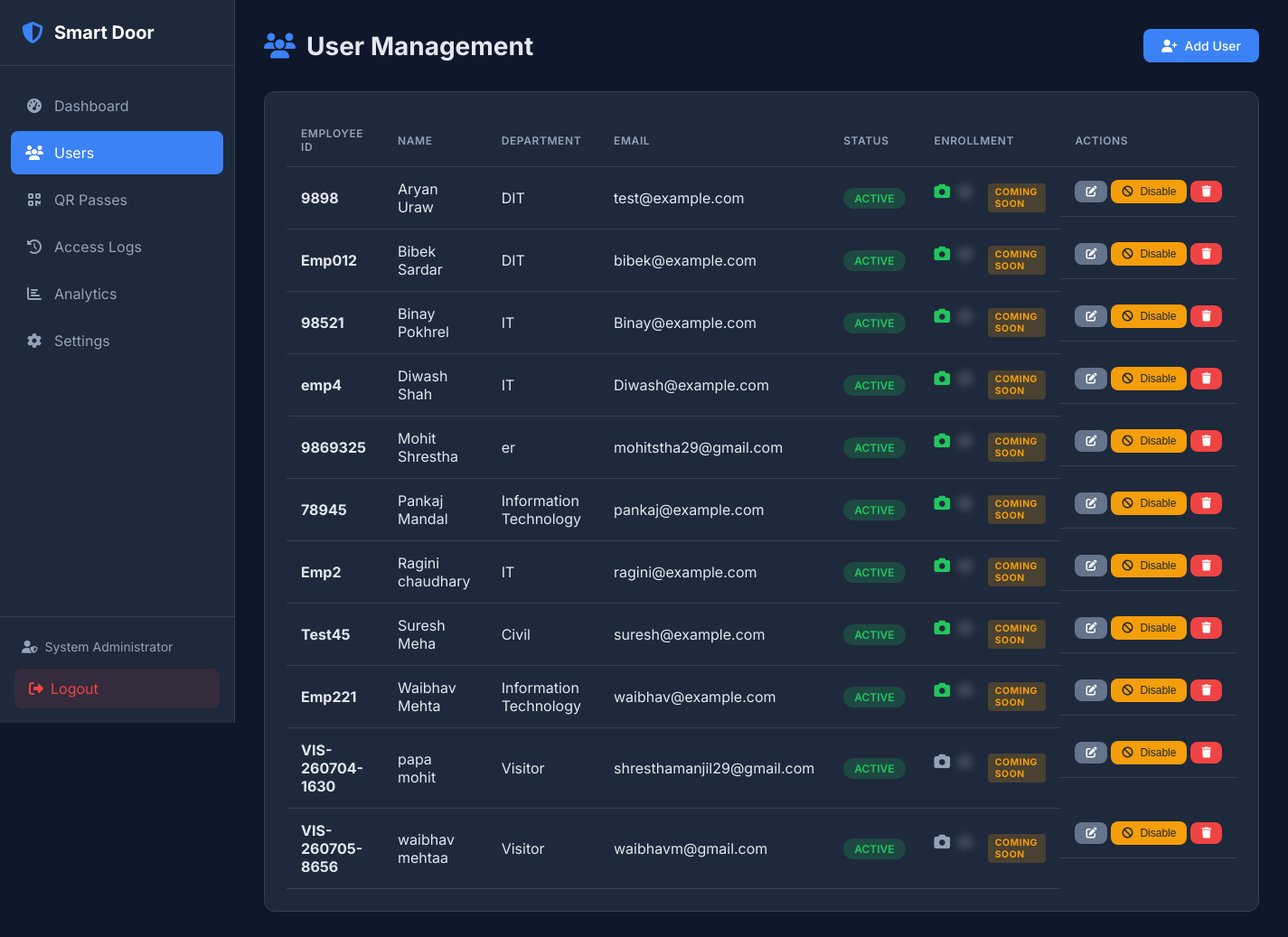
/users (signed in), run on the app's committed database.
### tables this page shows
CREATE TABLE admin (
    id INTEGER PRIMARY KEY AUTOINCREMENT,
    username VARCHAR(50) UNIQUE NOT NULL,
    password_hash VARCHAR(255) NOT NULL,
    email VARCHAR(100) UNIQUE NOT NULL,
    full_name VARCHAR(100) NOT NULL,
    is_active BOOLEAN DEFAULT 1,
    login_attempts INTEGER DEFAULT 0,
    locked_until DATETIME NULL,
    created_at DATETIME DEFAULT CURRENT_TIMESTAMP,
    updated_at DATETIME DEFAULT CURRENT_TIMESTAMP,
    last_login DATETIME NULL
);

CREATE TABLE users (
    id INTEGER PRIMARY KEY AUTOINCREMENT,
    employee_id VARCHAR(50) UNIQUE NOT NULL,
    first_name VARCHAR(50) NOT NULL,
    last_name VARCHAR(50) NOT NULL,
    email VARCHAR(100) UNIQUE,
    phone VARCHAR(20),
    department VARCHAR(100),
    designation VARCHAR(100),
    is_active BOOLEAN DEFAULT 1,
    face_enrolled BOOLEAN DEFAULT 0,
    fingerprint_enrolled BOOLEAN DEFAULT 0,
    created_at DATETIME DEFAULT CURRENT_TIMESTAMP,
    updated_at DATETIME DEFAULT CURRENT_TIMESTAMP,
    created_by INTEGER, user_type VARCHAR(50) DEFAULT 'Employee', access_level VARCHAR(50) DEFAULT 'Normal', allowed_doors TEXT DEFAULT 'Main Entrance', status VARCHAR(20) DEFAULT 'Active', expiration_date DATETIME NULL,
    FOREIGN KEY (created_by) REFERENCES admin(id)
);

### web/app.py (the view)
@app.route('/users')
@login_required
def users():
    all_users = user_repo.get_all()
    return render_template('users.html', users=all_users)

### database/db_manager.py (called while the page is built, shortened)
    def _get_connection(self) -> sqlite3.Connection:
        return self._local.connection

    def execute(self, query: str, params: tuple = ()) -> sqlite3.Cursor:
        conn = self._get_connection()
        cursor = conn.cursor()
        cursor.execute(query, params)
        return cursor

    def get_by_id(self, admin_id: int) -> Optional[Dict]:
        cursor = self.db.execute(
            "SELECT * FROM admin WHERE id = ?",
            (admin_id,)
        )
        row = cursor.fetchone()
        return dict(row) if row else None

    def get_all(self, active_only: bool = False) -> List[Dict]:
        query = "SELECT * FROM users"
        if active_only:
            query += " WHERE is_active = 1"
        query += " ORDER BY first_name, last_name"
        cursor = self.db.execute(query)
        return [dict(row) for row in cursor.fetchall()]

### web/app.py (called while the page is built)
def login_required(f):
    @wraps(f)
    def decorated_function(*args, **kwargs):
        if 'admin_id' not in session:
            flash('Please log in to access this page.', 'warning')
            return redirect(url_for('login'))
        admin = admin_repo.get_by_id(session['admin_id'])
        if not admin or not admin.get('is_active', False):
            session.clear()
            flash('Your session has expired.', 'warning')
            return redirect(url_for('login'))
        g.admin = admin
        return f(*args, **kwargs)
    return decorated_function

### web/templates/users.html (shortened to what this page needs)
 {% extends "base.html" %}
{% block content %}
<div class="page-header">
    <h1><i class="fas fa-users"></i> User Management</h1>
    <a href="{{ url_for('add_user') }}" class="btn btn-primary">
        <i class="fas fa-user-plus"></i> Add User
    </a>
</div>
<div class="card">
    <div class="card-body">
        {% if users %}
        <table class="table">
            <thead>
                <tr>
                    <th>Employee ID</th>
                    <th>Name</th>
                    <th>Department</th>
                    <th>Email</th>
                    <th>Status</th>
                    <th>Enrollment</th>
                    <th>Actions</th>
                </tr>
            </thead>
            <tbody>
                {% for user in users %}
                <tr>
                    <td><strong>{{ user.employee_id }}</strong></td>
                    <td>{{ user.first_name }} {{ user.last_name }}</td>
                    <td>{{ user.department or '-' }}</td>
                    <td>{{ user.email or '-' }}</td>
                    <td>
                        <span class="badge badge-{{ 'success' if user.is_active else 'secondary' }}">
                            {{ 'Active' if user.is_active else 'Disabled' }}
                        </span>
                    </td>
                    <td>
                        <span class="enrollment-status">
                            <i class="fas fa-camera {{ 'text-success' if user.face_enrolled else 'text-muted' }}"
                               title="Face {{ 'Enrolled' if user.face_enrolled else 'Not Enrolled' }}"></i>
                            <span class="coming-soon-overlay">
                                <i class="fas fa-fingerprint text-muted"
                                   title="Fingerprint - Coming Soon"></i>
                            </span>
                            <span class="coming-soon-badge">Coming Soon</span>
                        </span>
                    </td>
                    <td class="actions">
                        <a href="{{ url_for('edit_user', user_id=user.id) }}" class="btn btn-sm btn-secondary" title="Edit">
                            <i class="fas fa-edit"></i>
                        </a>
                        {% if user.is_active %}
                            <form method="POST" action="{{ url_for('disable_user', user_id=user.id) }}" style="display: inline;">
                                <button type="submit" class="btn btn-sm btn-warning" title="Disable User">
                                    <i class="fas fa-ban"></i> Disable
                                </button>
                            </form>
                        {% endif %}
                        <form method="POST" action="{{ url_for('delete_user', user_id=user.id) }}" style="display: inline;"
                              onsubmit="return confirm('Are you sure you want to delete this user? This cannot be undone.');">
                            <button type="submit" class="btn btn-sm btn-danger" title="Delete">
                                <i class="fas fa-trash"></i>
                            </button>
                        </form>
                    </td>
                </tr>
                {% endfor %}
            </tbody>
        </table>
        {% endif %}
    </div>
</div>
{% endblock %}

### web/templates/base.html (shortened to what this page needs)
<!DOCTYPE html>
<html lang="en">
<head>
    <link rel="stylesheet" href="{{ url_for('static', filename='css/style.css') }}">
    <link rel="stylesheet" href="https://cdnjs.cloudflare.com/ajax/libs/font-awesome/6.4.0/css/all.min.css">
</head>
<body>
    {% if session.get('admin_id') %}
    <nav class="sidebar">
        <div class="sidebar-header">
            <i class="fas fa-shield-alt"></i>
            <span>Smart Door</span>
        </div>
        <ul class="nav-menu">
            <li class="nav-item">
                <a href="{{ url_for('dashboard') }}" class="nav-link {% if request.endpoint == 'dashboard' %}active{% endif %}">
                    <i class="fas fa-tachometer-alt"></i>
                    <span>Dashboard</span>
                </a>
            </li>
            <li class="nav-item">
                <a href="{{ url_for('users') }}" class="nav-link {% if request.endpoint and 'user' in request.endpoint %}active{% endif %}">
                    <i class="fas fa-users"></i>
                    <span>Users</span>
                </a>
            </li>
            <li class="nav-item">
                <a href="{{ url_for('qr.dashboard') }}" class="nav-link {% if request.endpoint and 'qr.' in request.endpoint %}active{% endif %}">
                    <i class="fas fa-qrcode"></i>
                    <span>QR Passes</span>
                </a>
            </li>
            <li class="nav-item">
                <a href="{{ url_for('logs') }}" class="nav-link {% if request.endpoint == 'logs' %}active{% endif %}">
                    <i class="fas fa-history"></i>
                    <span>Access Logs</span>
                </a>
            </li>
            <li class="nav-item">
                <a href="{{ url_for('analytics') }}" class="nav-link {% if request.endpoint == 'analytics' %}active{% endif %}">
                    <i class="fas fa-chart-bar"></i>
                    <span>Analytics</span>
                </a>
            </li>
            <li class="nav-item">
                <a href="{{ url_for('settings') }}" class="nav-link {% if request.endpoint == 'settings' %}active{% endif %}">
                    <i class="fas fa-cog"></i>
                    <span>Settings</span>
                </a>
            </li>
        </ul>
        <div class="sidebar-footer">
            <div class="admin-info">
                <i class="fas fa-user-shield"></i>
                <span>{{ session.get('admin_name', 'Admin') }}</span>
            </div>
            <a href="{{ url_for('logout') }}" class="logout-btn">
                <i class="fas fa-sign-out-alt"></i>
                <span>Logout</span>
            </a>
        </div>
    </nav>
    {% endif %}
    <main class="main-content {% if not session.get('admin_id') %}full-width{% endif %}">
        {% block content %}{% endblock %}
    </main>
</body>
</html>

### web/static/css/style.css (style rules this page uses)
:root { --primary: #3b82f6; --primary-dark: #2563eb; --secondary: #64748b; --success: #22c55e; --danger: #ef4444; --warning: #f59e0b; --info: #06b6d4; --dark: #1e293b; --darker: #0f172a; --light: #f1f5f9; --white: #ffffff; --border: #334155; --text: #e2e8f0; --text-muted: #94a3b8; --sidebar-width: 260px; }
* { margin: 0; padding: 0; box-sizing: border-box; }
body { font-family: 'Inter', -apple-system, BlinkMacSystemFont, sans-serif; background-color: var(--darker); color: var(--text); min-height: 100vh; display: flex; }
a { text-decoration: none; color: inherit; }
.sidebar { width: var(--sidebar-width); height: 100vh; background: var(--dark); position: fixed; left: 0; top: 0; display: flex; flex-direction: column; border-right: 1px solid var(--border); }
.sidebar-header { padding: 1.5rem; display: flex; align-items: center; gap: 0.75rem; border-bottom: 1px solid var(--border); }
.sidebar-header i { font-size: 1.5rem; color: var(--primary); }
.sidebar-header span { font-size: 1.25rem; font-weight: 700; color: var(--white); }
.nav-menu { list-style: none; padding: 1rem 0; flex: 1; }
.nav-item { margin: 0.25rem 0.75rem; }
.nav-link { display: flex; align-items: center; gap: 0.75rem; padding: 0.875rem 1rem; border-radius: 0.5rem; transition: all 0.2s; color: var(--text-muted); }
.nav-link.active { background: var(--primary); color: var(--white); }
.nav-link i { width: 1.25rem; text-align: center; }
.sidebar-footer { padding: 1rem; border-top: 1px solid var(--border); }
.admin-info { display: flex; align-items: center; gap: 0.5rem; padding: 0.5rem; font-size: 0.875rem; color: var(--text-muted); margin-bottom: 0.5rem; }
.logout-btn { display: flex; align-items: center; gap: 0.5rem; padding: 0.75rem 1rem; background: rgba(239, 68, 68, 0.1); color: var(--danger); border-radius: 0.5rem; transition: all 0.2s; }
.main-content { flex: 1; margin-left: var(--sidebar-width); padding: 2rem; min-height: 100vh; }
.page-header { display: flex; justify-content: space-between; align-items: center; margin-bottom: 2rem; }
.page-header h1 { font-size: 1.75rem; font-weight: 700; display: flex; align-items: center; gap: 0.75rem; }
.page-header h1 i { color: var(--primary); }
.card { background: var(--dark); border-radius: 0.75rem; border: 1px solid var(--border); margin-bottom: 1.5rem; }
.card-body { padding: 1.5rem; }
.table { width: 100%; border-collapse: collapse; }
.table th, .table td { padding: 0.875rem 1rem; text-align: left; border-bottom: 1px solid var(--border); }
.table th { font-weight: 600; color: var(--text-muted); font-size: 0.75rem; text-transform: uppercase; letter-spacing: 0.05em; }
.badge { display: inline-block; padding: 0.25rem 0.75rem; border-radius: 9999px; font-size: 0.75rem; font-weight: 600; text-transform: uppercase; }
.badge-success { background: rgba(34, 197, 94, 0.2); color: var(--success); }
.btn { display: inline-flex; align-items: center; gap: 0.5rem; padding: 0.625rem 1.25rem; border-radius: 0.5rem; font-weight: 500; font-size: 0.875rem; border: none; cursor: pointer; transition: all 0.2s; }
.btn-sm { padding: 0.375rem 0.75rem; font-size: 0.75rem; }
.btn-primary { background: var(--primary); color: var(--white); }
.btn-secondary { background: var(--secondary); color: var(--white); }
.btn-danger { background: var(--danger); color: var(--white); }
.btn-warning { background: var(--warning); color: var(--dark); }
.enrollment-status { display: flex; gap: 0.5rem; font-size: 1.1rem; }
.text-success { color: var(--success); }
.text-muted { color: var(--text-muted); }
.enrollment-status i { transition: all 0.2s; }
.coming-soon-badge { display: inline-block; padding: 0.2rem 0.5rem; background: rgba(245, 158, 11, 0.2); color: var(--warning); border-radius: 0.25rem; font-size: 0.65rem; font-weight: 700; text-transform: uppercase; letter-spacing: 0.05em; margin-left: 0.5rem; vertical-align: middle; }
.coming-soon-overlay { filter: blur(4px); opacity: 0.5; pointer-events: none; user-select: none; }
.actions { display: flex; gap: 0.25rem; align-items: center; }
.actions .btn { font-size: 0.75rem; padding: 0.375rem 0.75rem; }
.actions { display: flex; gap: 0.25rem; }

### data on the page
admin: get "System Administrator"
users: employee_id "9898", first_name "Aryan", last_name "Uraw", department "DIT", email "test@example.com", is_active "ACTIVE", face_enrolled True (drawn)
users: employee_id "Emp012", first_name "Bibek", last_name "Sardar", department "DIT", email "bibek@example.com", is_active "ACTIVE", face_enrolled True (drawn)
users: employee_id "98521", first_name "Binay", last_name "Pokhrel", department "IT", email "Binay@example.com", is_active "ACTIVE", face_enrolled True (drawn)
users: employee_id "emp4", first_name "Diwash", last_name "Shah", department "IT", email "Diwash@example.com", is_active "ACTIVE", face_enrolled True (drawn)
users: employee_id "9869325", first_name "Mohit", last_name "Shrestha", department "er", email "mohitstha29@gmail.com", is_active "ACTIVE", face_enrolled True (drawn)
users: employee_id "78945", first_name "Pankaj", last_name "Mandal", department "Information Technology", email "pankaj@example.com", is_active "ACTIVE", face_enrolled True (drawn)
users: employee_id "Emp2", first_name "Ragini", last_name "chaudhary", department "IT", email "ragini@example.com", is_active "ACTIVE", face_enrolled True (drawn)
users: employee_id "Test45", first_name "Suresh", last_name "Meha", department "Civil", email "suresh@example.com", is_active "ACTIVE", face_enrolled True (drawn)
users: employee_id "Emp221", first_name "Waibhav", last_name "Mehta", department "Information Technology", email "waibhav@example.com", is_active "ACTIVE", face_enrolled True (drawn)
users: employee_id "VIS-260704-1630", first_name "papa", last_name "mohit", department "Visitor", email "shresthamanjil29@gmail.com", is_active "ACTIVE", face_enrolled False (drawn)
users: employee_id "VIS-260705-8656", first_name "waibhav", last_name "mehtaa", department "Visitor", email "waibhavm@gmail.com", is_active "ACTIVE", face_enrolled False (drawn)
